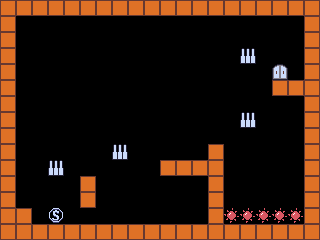

The image is a tile-based game level rendered from a .tmx file. Its description and complete source (layers, tilesets, objects, tile grids) follow:
An orthogonal 20x15 tile map with 16x16 px tiles, 1 tile layer (object).

<map version="1.0" orientation="orthogonal" renderorder="right-down" width="20" height="15" tilewidth="16" tileheight="16" nextobjectid="1">
 <tileset firstgid="1" name="tileset" tilewidth="16" tileheight="16" tilecount="64" columns="8">
  <image source="tileset.png" width="128" height="128" />
 </tileset>
 <layer name="object" width="20" height="15">
  <data encoding="csv">
1,1,1,1,1,1,1,1,1,1,1,1,1,1,1,1,1,1,1,1,
1,0,0,0,0,0,0,0,0,0,0,0,0,0,0,0,0,0,0,1,
1,0,0,0,0,0,0,0,0,0,0,0,0,0,0,0,0,0,0,1,
1,0,0,0,0,0,0,0,0,0,0,0,0,0,0,17,0,0,0,1,
1,0,0,0,0,0,0,0,0,0,0,0,0,0,0,0,0,12,0,1,
1,0,0,0,0,0,0,0,0,0,0,0,0,0,0,0,0,1,1,1,
1,0,0,0,0,0,0,0,0,0,0,0,0,0,0,0,0,0,0,1,
1,0,0,0,0,0,0,0,0,0,0,0,0,0,0,17,0,0,0,1,
1,0,0,0,0,0,0,0,0,0,0,0,0,0,0,0,0,0,0,1,
1,0,0,0,0,0,0,17,0,0,0,0,0,1,0,0,0,0,0,1,
1,0,0,17,0,0,0,0,0,0,1,1,1,1,0,0,0,0,0,1,
1,0,0,0,0,1,0,0,0,0,0,0,0,1,0,0,0,0,0,1,
1,0,0,0,0,1,0,0,0,0,0,0,0,1,0,0,0,0,0,1,
1,1,0,9,0,0,0,0,0,0,0,0,0,1,10,10,10,10,10,1,
1,1,1,1,1,1,1,1,1,1,1,1,1,1,1,1,1,1,1,1
</data>
 </layer>
</map>